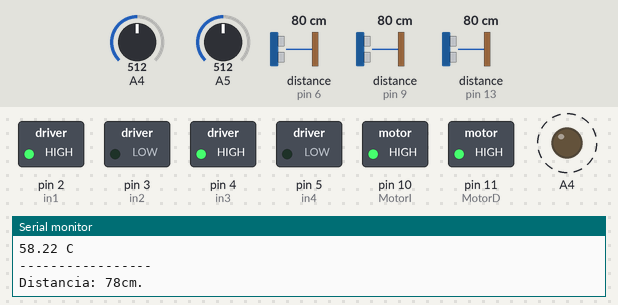
The sketch below on a simulated Arduino Uno, built with avr-gcc and run on an emulated ATmega328P. Shown: switched loads named in the sketch (green lamp = pin HIGH), output pins drawn as LEDs (lit = HIGH), the last lines printed to the serial monitor. Wiring (inferred from the names in the program): 3 × ultrasonic range finder: trigger pin 7, echo pin 6 / trigger pin 8, echo pin 9 / trigger pin 12, echo pin 13. Dashed ring = blinking. The test bench sets the inputs (shaded band); at power-on: distance to the obstacle (sensors on pin 6, pin 9, pin 13) 80 cm, A4 = 512, A5 = 512. The echo pulse lasts 58.3 µs per cm; pins used as bus, display or sensor lines are not drawn.

Above: at 2.8 s.
2.9 s: distance to the obstacle (sensor on pin 6) set to 57 cm
6.4 s: distance to the obstacle (sensor on pin 6) set to 46 cm
At 9.9 s:
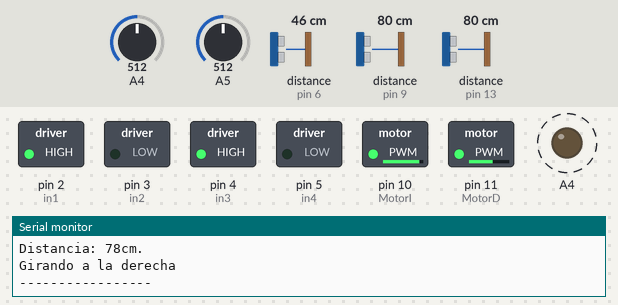
12.2 s: distance to the obstacle (sensor on pin 9) set to 50 cm
15.7 s: distance to the obstacle (sensor on pin 9) set to 42 cm
At 18.1 s:
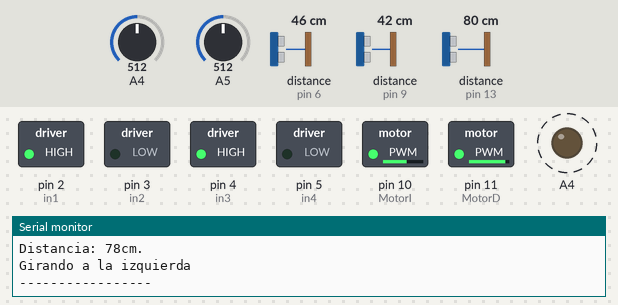
20.4 s: distance to the obstacle (sensor on pin 13) set to 56 cm
23.9 s: distance to the obstacle (sensor on pin 13) set to 48 cm
At 28.1 s:
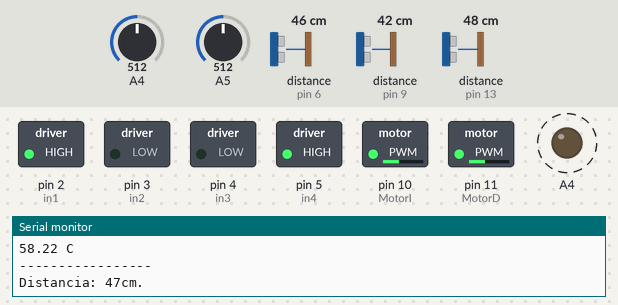
Timing chart, 0 to 31.2 s (numbered marks = the images above; inputs shaded):
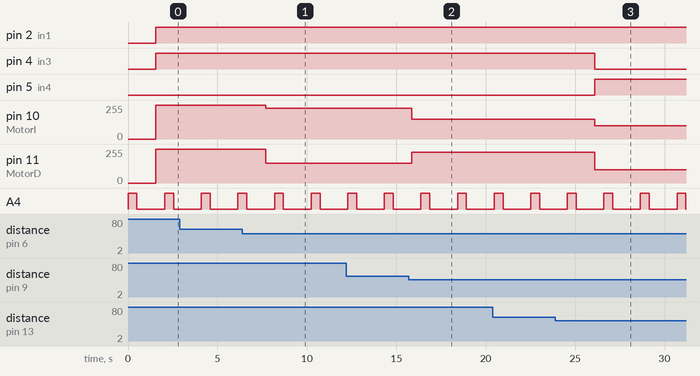

The sketch:

arduino_algorithm.ino
```cpp
// 1
//VARIABLES INICIALES

const int Triggerf = 12;
const int Echof = 13;

const int Triggerd = 8;
const int Echod = 9;

const int Triggeri = 7;
const int Echoi = 6;

int sensortemp;

const int MotorI = 10;
const int in1 = 2;
const int in2 = 3;

const int MotorD = 11;
const int in3 = 4;
const int in4 = 5;
//FUNCION PRINCIPAL, SE EJECUTA UNA VEZ
void setup()
{
  Serial.begin(9600);
//CONFIGURACION DE PINES COMO SALIDA O ENTRADA
  pinMode(Triggerf, OUTPUT);
  pinMode(Echof, INPUT);
  pinMode(Triggerd, OUTPUT);
  pinMode(Echod, INPUT);
  pinMode(Triggeri, OUTPUT);
  pinMode(Echoi, INPUT);
  pinMode(MotorI, OUTPUT);
  pinMode(MotorD, OUTPUT);
  pinMode(in1, OUTPUT); pinMode(in2, OUTPUT);
  pinMode(in3, OUTPUT); pinMode(in4, OUTPUT);
  pinMode(A4, OUTPUT);
  //ESTADO INICIAL DE LOS MOTORES
  analogWrite(MotorI, 0); analogWrite(MotorD, 0);

  digitalWrite(in1, LOW); digitalWrite(in2, LOW);
  digitalWrite(in3, LOW); digitalWrite(in4, LOW);
}
/*FUNCIONES DE SENSORES ULTRASONICOS
  FUNCIONES LONG
  LONG USADO PARA VALORES MAYORES A 32 bits
*/
//2
long sensorfrontal()
{
 //VARIABLES DE DISTANCIA Y TIEMPO
  long distanciaf;
  long tiempof;

 //CALCULOS DE DISTANCIA Y TIEMPO
  digitalWrite(Triggerf, LOW);
  delayMicroseconds(2);
  digitalWrite(Triggerf, HIGH);
  delayMicroseconds(10);
  digitalWrite(Triggerf, LOW);
  tiempof = pulseIn(Echof, HIGH);
  distanciaf = tiempof/59;

  //EN CASO DE QUE EL SENSOR NO EMITA ONDAS ULTRASONICAS
  if (tiempof == 0)
  {
    Serial.println("Sensor frontal, sin eco...");
    return -1;
  }
  //DEVUELVE LA DISTANCIA CADA 1 SEGUNDO (1000ms)
  Serial.print("Distancia: ");
  Serial.print(distanciaf);
  Serial.print("cm.");
  Serial.println();
  delay(1000);

  return distanciaf;
}

long sensorderecho()
{
  long distanciad;
  long tiempod;

  digitalWrite(Triggerd, LOW);
  delayMicroseconds(2);
  digitalWrite(Triggerd, HIGH);
  delayMicroseconds(10);
  digitalWrite(Triggerd, LOW);
  tiempod = pulseIn(Echod, HIGH);

  distanciad = tiempod/59;

  if (tiempod == 0)
  {
    Serial.println("Sensor Derecho - Sin eco...");
    return -1;
  }
  return distanciad;
}
// 3
long sensorizquierdo()
{
    long distanciai;
    long tiempoi;

    digitalWrite(Triggeri, LOW);
    delayMicroseconds(2);
    digitalWrite(Triggeri, HIGH);
    delayMicroseconds(10);
    digitalWrite(Triggeri, LOW);
    tiempoi = pulseIn(Echoi, HIGH);
    distanciai = tiempoi/59;

    if (tiempoi == 0)
    {
      Serial.println("Sensor Izquierdo, sin eco...");
      return -1;
    }
    return distanciai;
}
//VARIABLE SENSOR TEMPERATURA
//INDICA SOBRECALENTAMIENTO EN COMPONENTES O CERCA DEL VEHICULO

void temperatura()
{
  //VARIABLES TEMPERATURAS
  int ledrojo = analogRead(A4);
  sensortemp  = analogRead(A5);
  float temp  = (sensortemp - 20) / 8.45;

  //CONDICION ACTIVACION DE LED E IMPRESIÓN DE RESULTADOS
  if (temp > 30 || temp < 10)
  {
  digitalWrite(A4, HIGH);
  delay(500);
  digitalWrite(A4, LOW);
  Serial.println("Cuidado la temperatura no es adecuada: ");
  Serial.println("Temperatura: ");
  Serial.print(temp);
  Serial.println(" C");
  Serial.println("-----------------");
  }
  else
  {
  digitalWrite(A4, LOW);
  }
 //FUNCIONES DE CONTROL DE MOVIMIENTO DEL VEHICULO
 //DIGITAL WRITE PARA ACTIVACION O DESACTIVACION DE MOTORES
 //ANALOG WRITE PARA VELOCIDAD DE MOTORES
 //USO DE PINES PWM
}

void avanzar()
{
  digitalWrite(in1, HIGH); digitalWrite(in2, LOW);
  digitalWrite(in3, HIGH); digitalWrite(in4, LOW);
  analogWrite(MotorI, 255); analogWrite(MotorD, 255);
}

void retroceder()
{
  digitalWrite(in1, LOW); digitalWrite(in2, HIGH);
  digitalWrite(in3, LOW); digitalWrite(in4, HIGH);
  analogWrite(MotorI, 150); analogWrite(MotorD, 150);
}
void girareje()
{
  digitalWrite(in1, HIGH); digitalWrite(in2,LOW);
  digitalWrite(in3, LOW);  digitalWrite(in4, HIGH);
  analogWrite(MotorI, 100); analogWrite(MotorD, 100);
}

void frenar()
{
  analogWrite(MotorI, 0); analogWrite(MotorD, 0);
}
void apagar_motores()
{
  digitalWrite(in1, LOW); digitalWrite(in2,LOW);
  digitalWrite(in3, LOW);  digitalWrite(in4, LOW);
  analogWrite(MotorI, 0); analogWrite(MotorD, 0);
}
void girarderecha()
{
  digitalWrite(in1, HIGH); digitalWrite(in2, LOW);
  digitalWrite(in3, HIGH); digitalWrite(in4, LOW);
  analogWrite(MotorI, 230); analogWrite(MotorD, 150);
}
void girarizquierda()
{
  digitalWrite(in1, HIGH); digitalWrite(in2, LOW);
  digitalWrite(in3, HIGH); digitalWrite(in4, LOW);
  analogWrite(MotorI, 150); analogWrite(MotorD, 230);
}
void retrocederizquierda(){
  digitalWrite(in1, LOW); digitalWrite(in2, HIGH);
  digitalWrite(in3, LOW); digitalWrite(in4, HIGH);
  analogWrite(MotorI, 100); analogWrite(MotorD, 150);
}

void retrocederderecha(){
  digitalWrite(in1, LOW); digitalWrite(in2, HIGH);
  digitalWrite(in3, LOW); digitalWrite(in4, HIGH);
  analogWrite(MotorI, 150); analogWrite(MotorD, 100);
}

//CICLO FUNCIONAL DEL ALGORITMO
void loop()
{
  //SE INICIALIZAN LAS FUNCIONES DE LOS SENSORES
  temperatura();
  long distanciaf = sensorfrontal();
  long distanciad = sensorderecho();
  long distanciai = sensorizquierdo();

  //SE LLAMA CADA FUNCION CREADA DEPENDIENDO DE LA CONDICION
  //DEPENDIENDO DE LA DISTANCIA DE CADA SENSOR SE TOMA UNA DECISION DIFERENTE

  //AVANZAR SI NO HAY OBSTACULOS
  if (distanciaf > 50 && distanciad > 50 && distanciai > 50)  //cambiar el orden
  {
    avanzar();
    Serial.println("Avanzando");
  }

  //APAGARSE SI LOS SENSORES DETECTAN OBSTACULOS DEMASIADO CERCA
  else if (distanciaf < 5 && distanciad < 5 && distanciai < 5)
  {
  apagar_motores();
  Serial.println("Apagando motores");
  }

  //FRENAR SI SE DETECTAN OBSTACULOS PARA LUEGO TOMAR OTRA DECISION
  else if (distanciaf < 10 && distanciad < 10 && distanciai < 10)
  {
    frenar(); //solo frena, no se apaga, cuando ya no hay espacio
    Serial.println("Frenando");
  }
  //RETROCEDER AL TENER UN OBSTACULO AL FRENTE
  else if (distanciaf < 15 && distanciad < 15 && distanciai < 15)
  {
    retroceder(); //si queda atrapado en paredes tipo "U", pero aun hay espacio para salir
    Serial.println("Retrocediendo");
  }
  //ROTAR SI SE ENCUENTRA ENTRE MEDIO DE OBSTACULOS
  else if (distanciaf < 50 && distanciai < 50 && distanciad < 50)
  {
    girareje();
    Serial.println("Rotando"); //hasta que no se cumpla una de las condiciones
  }
  //RETROCEDER A LA IZQUIERDA
  else if (distanciaf < 50 && distanciai < 50 && distanciad > 50)
  {
    retrocederizquierda();
    Serial.println("Retrocediendo a la izquierda");
  }
  //RETROCEDER A LA DERECHA
  else if (distanciaf < 50 && distanciai > 50 && distanciad < 50)
  {
    retrocederderecha();
    Serial.println("Retrocediendo a la derecha");
  }
  //EVADIR OBSTACULOS GIRANDO A LA IZQUIERDA
  else if (distanciai > distanciad)
  {
    girarizquierda();
    Serial.println("Girando a la izquierda");
  }
  //EVADIR OBSTACULOS GIRANDO A LA DERECHA
  else if (distanciad > distanciai)
  {
    girarderecha();
    Serial.println("Girando a la derecha");
  }
  //IMPRESIÓN DE RESULTADOS: TEMPERATURA Y PROXIMIDAD
  Serial.println("-----------------"); //separa cada intervalo
  delay(500);
}
```

Measured:
- the behaviour switches between 52 and 51 cm on distance to the obstacle (sensor on pin 6) (found by bisection; images 0 and 1)
- the behaviour switches between 46 and 45 cm on distance to the obstacle (sensor on pin 9) (found by bisection; images 1 and 2)
- the behaviour switches between 51 and 50 cm on distance to the obstacle (sensor on pin 13) (found by bisection; images 2 and 3)
- after the input at 6.4 s, pin 10 (MotorI): 255/255 → 230/255 after 1.3 s; pin 11 (MotorD): 255/255 → 150/255 after 1.3 s
- after the input at 15.7 s, pin 10 (MotorI): 230/255 → 150/255 after 0.18 s; pin 11 (MotorD): 150/255 → 230/255 after 0.18 s
- after the input at 23.9 s, pin 4 (in3): HIGH → LOW after 2.2 s; pin 5 (in4): LOW → HIGH after 2.2 s; pin 10 (MotorI): 150/255 → 100/255 after 2.2 s; pin 11 (MotorD): 230/255 → 100/255 after 2.2 s
- by itself, A4: alternates HIGH for 0.50 s and LOW for 1.5 s
